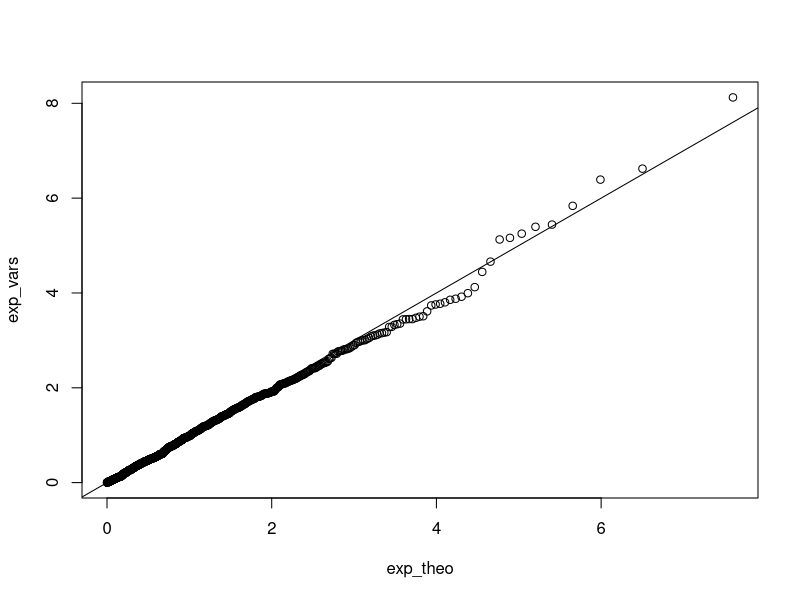
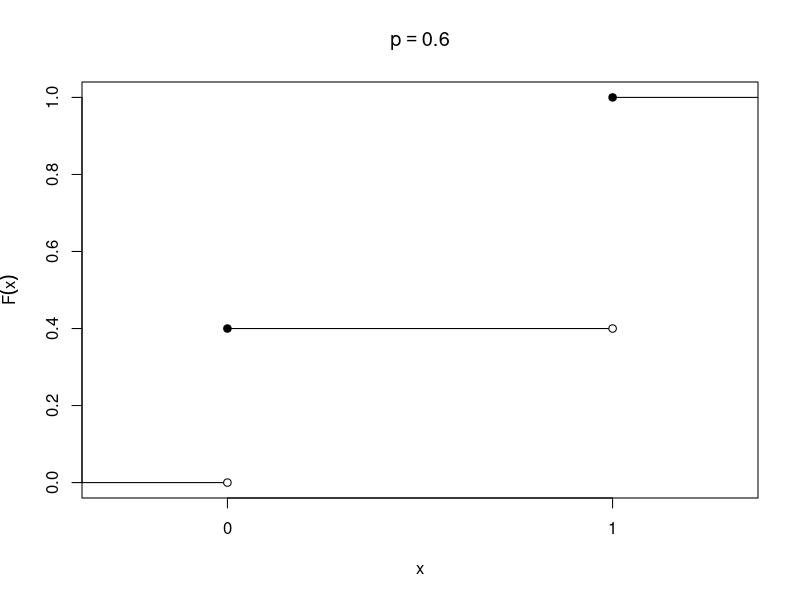
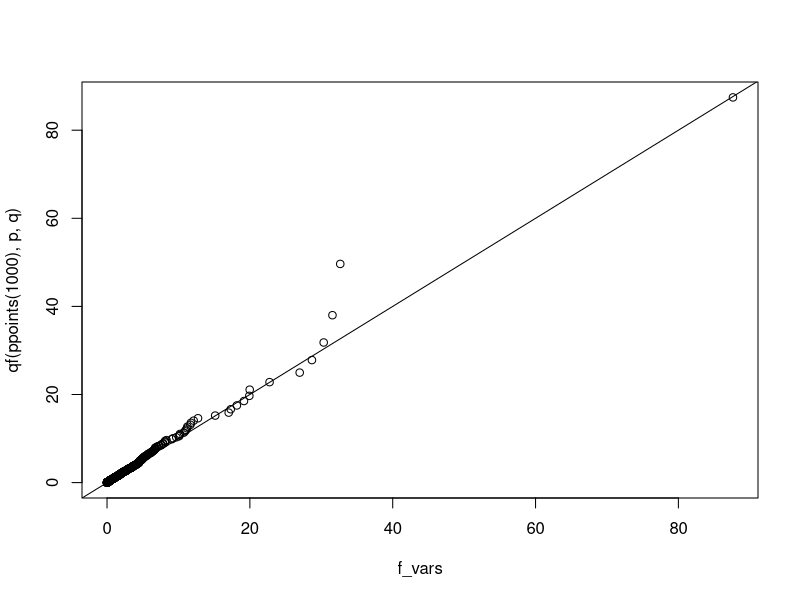
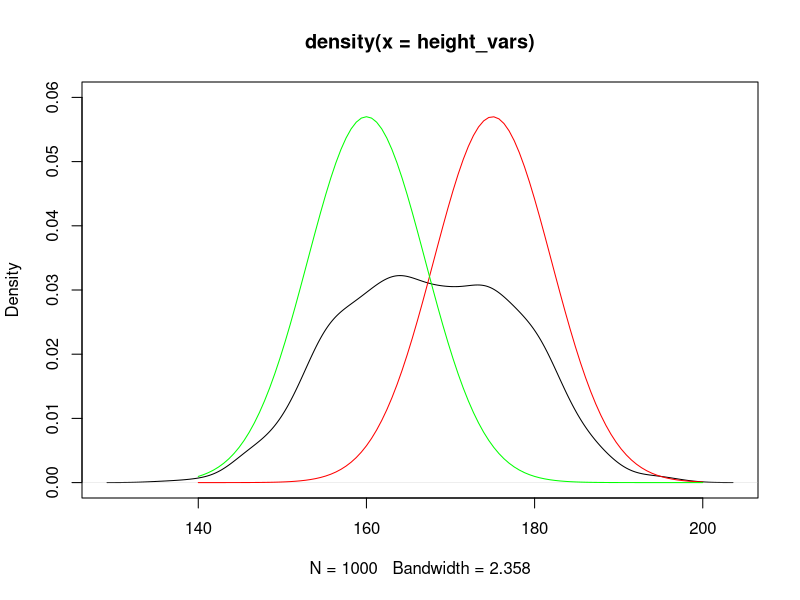
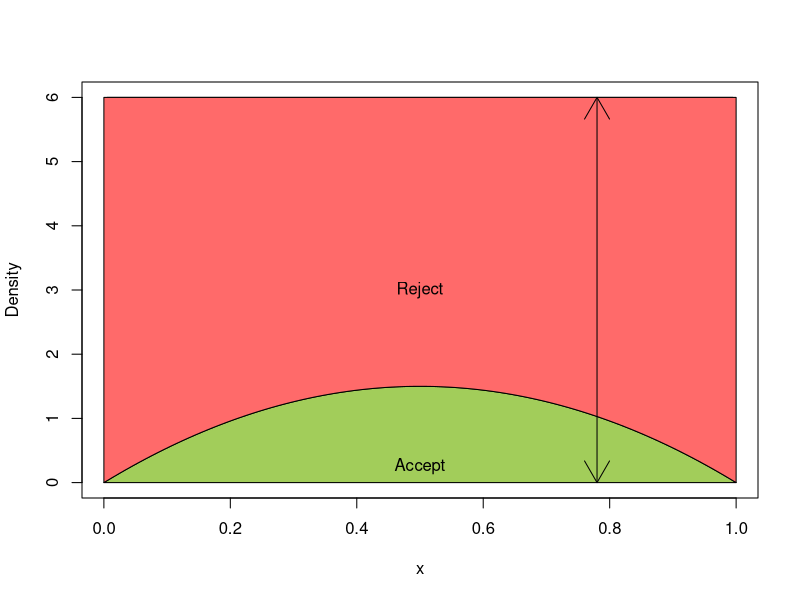
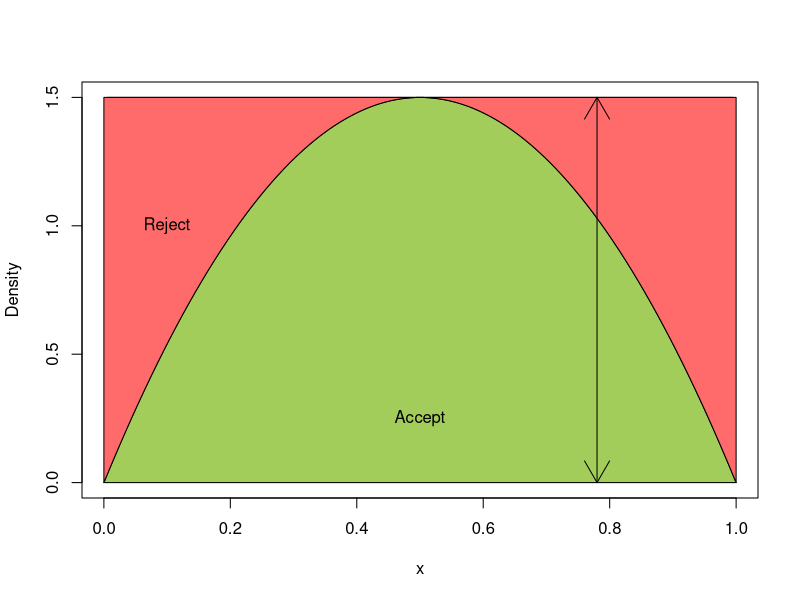

These charts were generated, in order, by the following R code:
## ----setup, include=FALSE-----------------------------------------------------
library(knitr)
hook_output = knit_hooks$get('output')
knit_hooks$set(output = function(x, options) {
  # this hook is used only when the linewidth option is not NULL
  if (!is.null(n <- options$linewidth)) {
    x = knitr:::split_lines(x)
    # any lines wider than n should be wrapped
    if (any(nchar(x) > n)) x = strwrap(x, width = n)
    x = paste(x, collapse = '\n')
  }
  hook_output(x, options)
})

knitr::opts_chunk$set(cache = FALSE, message = FALSE,
                      linewidth = 50)
set.seed(3150)


## -----------------------------------------------------------------------------
runif(5)


## -----------------------------------------------------------------------------
lambda <- 1
# We want 1000 samples
n <- 1000
unif_vars <- runif(1000)
exp_vars <- -log(1 - unif_vars)/lambda


## -----------------------------------------------------------------------------
# Compute theoretical quantiles
# using qexp
exp_theo <- qexp(ppoints(n))
qqplot(exp_theo, exp_vars)
# Add diagonal line
abline(a = 0, b = 1)


## ----echo = FALSE, fig.cap="From Wikipedia"-----------------------------------
library(cowplot)
fig_svg <- cowplot::ggdraw() + cowplot::draw_image("../../static/images/Generalized_inversion_method.svg")
plot(fig_svg)


## ----echo = FALSE, fig.width=6, fig.height=6, fig.align="center"--------------
plot(x = c(0, 1), y = c(0, 1), type = "n",
     xaxt = "n", xlab = "x", ylab = expression(F(x)),
     asp = 1, main = expression(p == 0.6))
axis(side = 1, at = c(0L, 1L))
segments(-1, 0, 0)
segments(0, 0.4, 1)
segments(1, 1, 2)
points(x = c(0, 1), y = c(0, 0.4), pch = 21, bg = "white")
points(x = c(0, 1), y = c(0.4, 1), pch = 19)


## -----------------------------------------------------------------------------
p <- 0.6
n <- 1000
unif_vars <- runif(1000)
# as.numeric turns FALSE into 0 
# and TRUE into 1
bern_vars <- as.numeric(unif_vars > 1 - p)


## -----------------------------------------------------------------------------
c(mean(bern_vars), var(bern_vars))
# Compare with theory
c(p, p*(1 - p))


## -----------------------------------------------------------------------------
# Choose degrees of freedom
p <- 2
q <- 4

# rnorm samples from a normal distribution
U <- sum(rnorm(p)^2)
V <- sum(rnorm(q)^2)

# Take ratio
(U/p)/(V/q)


## -----------------------------------------------------------------------------
# What if we want 1000 replicates?
# Use the function replicate!
# First argument: number of replicates
# Second argument: expression to be run multiple times
f_vars <- replicate(1000, {
  U <- sum(rnorm(p)^2)
  V <- sum(rnorm(q)^2)
  (U/p)/(V/q)
})


## -----------------------------------------------------------------------------
qqplot(f_vars, qf(ppoints(1000), p, q))
# Add diagonal line
abline(a = 0, b = 1)


## -----------------------------------------------------------------------------
height_vars <- replicate(1000, {
  sex <- sample(c("M", "F"), size = 1,
                prob = c(0.5, 0.5))
  if (sex == "M") {
    height <- rnorm(1, mean = 175, sd = 7)
  }
  if (sex == "F") {
    height <- rnorm(1, mean = 160, sd = 7)
  }
  return(height)
})


## -----------------------------------------------------------------------------
plot(density(height_vars), ylim = c(0, 0.06))
# Add component densities
x_seq <- seq(140, 200, length.out = 100)
lines(x_seq, dnorm(x_seq, 175, 7), col = "red")
lines(x_seq, dnorm(x_seq, 160, 7), col = "green")


## -----------------------------------------------------------------------------
# Sample with less code
sex <- sample(c(1, 2), size = 1000,
              replace = TRUE, 
              prob = c(0.5, 0.5))
height_vars <- rnorm(1000, c(175, 160)[sex], 7)
c(mean(height_vars), sd(height_vars))


## ---- echo = FALSE------------------------------------------------------------
x_vec <- ppoints(100)
C <- 6
plot(x_vec, dbeta(x_vec, 2, 2), type = "l", ylim = c(0, C),
     xlab = "x", ylab = "Density")
lines(x_vec, C * dunif(x_vec))
polygon(c(0, x_vec, 1, 0), 
        c(0, dbeta(x_vec, 2, 2), 0, 0),
        col = "darkolivegreen3")
polygon(c(0, x_vec, 1, 1, 0, 0), 
        c(0, dbeta(x_vec, 2, 2), 0, C, C, 0),
        col = "indianred1")
arrows(0.78, 0, 0.78, C, code = 3)
text(c(0.5, 0.5), c(0.25, 3), labels = c("Accept", "Reject"), adj = 0.5)


## -----------------------------------------------------------------------------
# Set parameters----
C <- 6 # Constant
n <- 1000 # Number of variates
k <- 0 # counter for accepted
j <- 0 # iterations
y <- numeric(n) # Allocate memory


## -----------------------------------------------------------------------------
# A while loop runs until condition no longer holds
while (k < n) {
  u <- runif(1)
  j <- j + 1
  x <- runif(1) # random variate from g
  if (u < 6*x*(1-x)/C) {
    k <- k + 1
    y[k] <- x
    }
}


## -----------------------------------------------------------------------------
# How many iterations did we need?
j


## -----------------------------------------------------------------------------
# Compare theoretical and empirical quantiles
p <- seq(0.1, 0.9, by = 0.1)
Qhat <- quantile(y, p) # empirical
Q <- qbeta(p, 2, 2) # theoretical


## -----------------------------------------------------------------------------
round(cbind(Qhat, Q, diff = abs(Qhat - Q)), 3)


## ---- echo = FALSE------------------------------------------------------------
x_vec <- ppoints(100)
C <- 1.5
plot(x_vec, dbeta(x_vec, 2, 2), type = "l", ylim = c(0, C),
     xlab = "x", ylab = "Density")
lines(x_vec, C * dunif(x_vec))
polygon(c(0, x_vec, 1, 0), 
        c(0, dbeta(x_vec, 2, 2), 0, 0),
        col = "darkolivegreen3")
polygon(c(0, x_vec, 1, 1, 0, 0), 
        c(0, dbeta(x_vec, 2, 2), 0, C, C, 0),
        col = "indianred1")
arrows(0.78, 0, 0.78, C, code = 3)
text(c(0.5, 0.1), c(0.25, 1.0), labels = c("Accept", "Reject"), adj = 0.5)


## -----------------------------------------------------------------------------
C <- 1.5; k <- j <- 0 # Reset counters
while (k < n) {
  u <- runif(1)
  j <- j + 1
  x <- runif(1)
  if (u < 6*x*(1-x)/C) {
    k <- k + 1
    y[k] <- x
    }
}


## -----------------------------------------------------------------------------
# How many iterations did we need this time?
j

